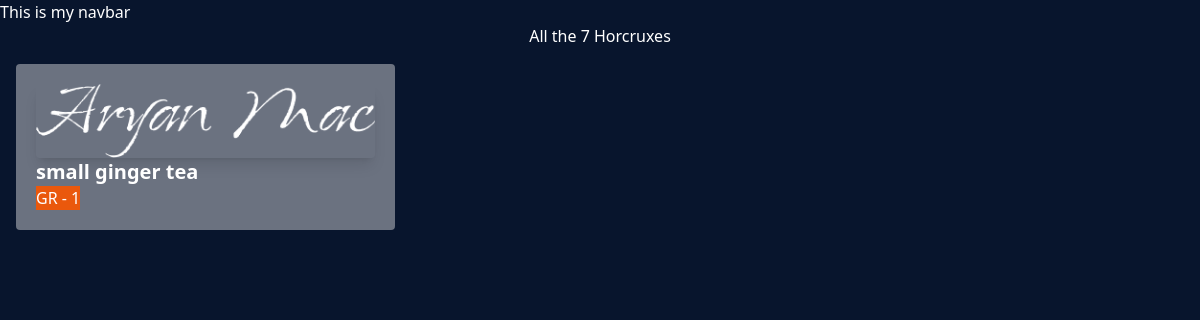
The page /horcrux/ on the database its author committed.
### horcrux/models.py (models this page shows, shortened)
class ChaiVariety(models.Model):
    CHAI_TYPE_CHOICE = [
        ('ML', 'MASALA'),
        ('GR', 'GINGER'),
        ('PL', 'PLAIN'),
        ('KL', 'KIWI'),
        ('EL', 'ELAICHI')
    ]
    name = models.CharField(max_length=100)
    image = models.ImageField(upload_to='horcrux/')
    date_added = models.DateTimeField(default=timezone.now)
    type = models.CharField(max_length=2, choices=CHAI_TYPE_CHOICE)
    description = models.TextField(default='')
    pricing = models.IntegerField(default=0)

### horcrux/views.py (the view)
# urls.py: path('', views.all_horcrux, name="all_horcrux"),
def all_horcrux(request):
    chais = ChaiVariety.objects.all()
    return render(request, 'horcrux/all_items.html', {'chais' : chais})

### horcrux/templates/horcrux/all_items.html (shortened to what this page needs)
{% extends "layout.html" %}
{% block content %}
    <h1>All the 7 Horcruxes</h1>
    <div class="grid grid-cols-3 gap-4 m-4">
    {% for chai in chais  %}
    <div class="bg-gray-500 p-5 rounded">
        <img class="rounded shadow-lg" src="{{chai.image.url}}" alt="">
        <h3 class="text-xl font-bold">{{chai.name}}</h3>
        <a href='="{% url 'chai_detail' chai.id %}'>
            <button type="button" class="bg-orange-600 hover:bg-orange-700 text-white">
                {{chai.type}} - {{chai.id}}
            </button>
        </a>
    </div>
    {% endfor %}
    </div>
{% endblock %}

### static/style.css (style rules this page uses)
body { background-color: #08152d; color:#ffffff }
h1 { font-size: 2rem; text-align: center; }

### rows shown on the page
ChaiVariety: image (picture), name "small ginger tea", type "GR", id "1"
